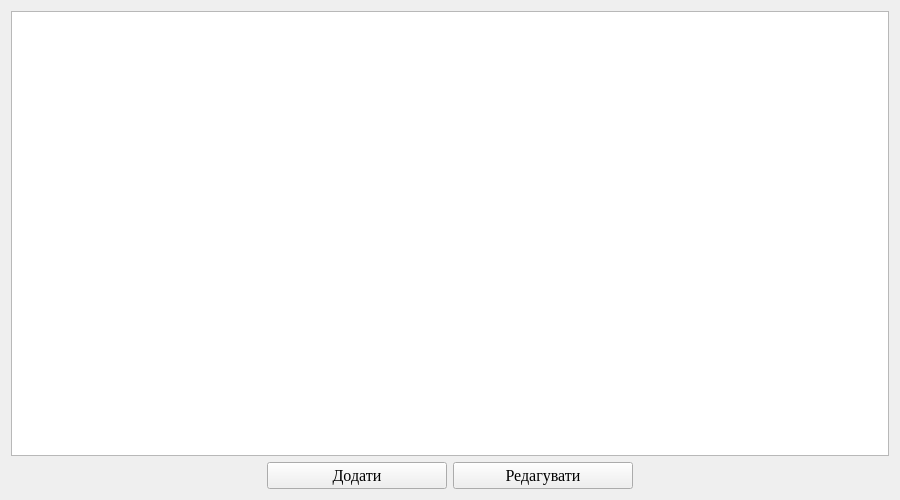
<?xml version="1.0" encoding="UTF-8"?>
<ui version="4.0">
 <class>customers</class>
 <widget class="QWidget" name="customers">
  <property name="windowModality">
   <enum>Qt::ApplicationModal</enum>
  </property>
  <property name="geometry">
   <rect>
    <x>0</x>
    <y>0</y>
    <width>900</width>
    <height>500</height>
   </rect>
  </property>
  <property name="minimumSize">
   <size>
    <width>900</width>
    <height>500</height>
   </size>
  </property>
  <property name="maximumSize">
   <size>
    <width>900</width>
    <height>500</height>
   </size>
  </property>
  <property name="font">
   <font>
    <family>Times New Roman</family>
    <pointsize>12</pointsize>
   </font>
  </property>
  <property name="windowTitle">
   <string>Замовники</string>
  </property>
  <property name="windowIcon">
   <iconset resource="ico.qrc">
    <normaloff>:/ico/contacts.ico</normaloff>:/ico/contacts.ico</iconset>
  </property>
  <layout class="QVBoxLayout" name="verticalLayout">
   <item>
    <widget class="QTableView" name="tableView">
     <property name="minimumSize">
      <size>
       <width>500</width>
       <height>390</height>
      </size>
     </property>
     <property name="maximumSize">
      <size>
       <width>16777215</width>
       <height>16777215</height>
      </size>
     </property>
     <property name="selectionBehavior">
      <enum>QAbstractItemView::SelectRows</enum>
     </property>
    </widget>
   </item>
   <item>
    <layout class="QHBoxLayout" name="horizontalLayout">
     <item>
      <spacer name="horizontalSpacer">
       <property name="orientation">
        <enum>Qt::Horizontal</enum>
       </property>
       <property name="sizeHint" stdset="0">
        <size>
         <width>40</width>
         <height>20</height>
        </size>
       </property>
      </spacer>
     </item>
     <item>
      <widget class="QPushButton" name="pushButton">
       <property name="minimumSize">
        <size>
         <width>180</width>
         <height>0</height>
        </size>
       </property>
       <property name="maximumSize">
        <size>
         <width>16777215</width>
         <height>16777215</height>
        </size>
       </property>
       <property name="text">
        <string>Додати</string>
       </property>
       <property name="icon">
        <iconset resource="ico.qrc">
         <normaloff>:/ico/Button Add.ico</normaloff>:/ico/Button Add.ico</iconset>
       </property>
       <property name="iconSize">
        <size>
         <width>28</width>
         <height>28</height>
        </size>
       </property>
      </widget>
     </item>
     <item>
      <widget class="QPushButton" name="pushButton_2">
       <property name="minimumSize">
        <size>
         <width>180</width>
         <height>0</height>
        </size>
       </property>
       <property name="maximumSize">
        <size>
         <width>180</width>
         <height>16777215</height>
        </size>
       </property>
       <property name="text">
        <string>Редагувати</string>
       </property>
       <property name="icon">
        <iconset resource="ico.qrc">
         <normaloff>:/ico/edit.ico</normaloff>:/ico/edit.ico</iconset>
       </property>
       <property name="iconSize">
        <size>
         <width>28</width>
         <height>28</height>
        </size>
       </property>
      </widget>
     </item>
     <item>
      <spacer name="horizontalSpacer_2">
       <property name="orientation">
        <enum>Qt::Horizontal</enum>
       </property>
       <property name="sizeHint" stdset="0">
        <size>
         <width>40</width>
         <height>20</height>
        </size>
       </property>
      </spacer>
     </item>
    </layout>
   </item>
  </layout>
 </widget>
 <resources>
  <include location="ico.qrc"/>
 </resources>
 <connections/>
</ui>
